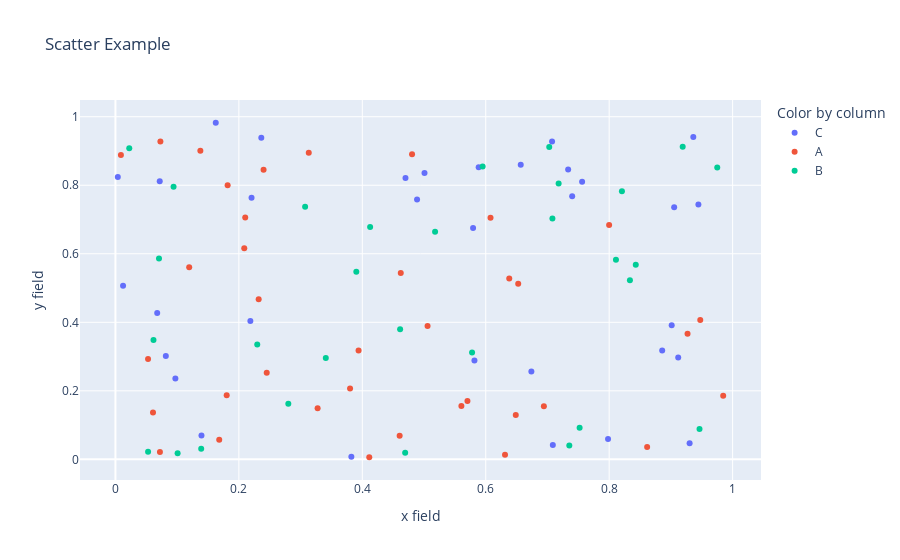

The notebook cell this image was saved under:
### Markdown cell above
#### 산점도 Scatter Plot : 두 변수의 관계를 점으로 표시하고 추가로 범주에 따라 색상 지정. 주로 두 변수 간의 관계를 시각적으로 파악하기위해 그림.
- 관계 분석
- 패턴 및 경향성 파악
- 이상치 탐지
- 탐색적 데이터분석

### Code cell
# 산점도 생성: px.scatter를 사용하여 두 변수 간의 관계를 시각화
# Create a scatter plot: visualize relationship between two variables using px.scatter

import plotly.express as px  # Plotly의 간단한 시각화 인터페이스 모듈 불러오기
# Import the Plotly Express module for quick and easy plotting

import pandas as pd  # 데이터프레임 생성을 위한 pandas 모듈 불러오기
# Import pandas for creating and managing DataFrames

import numpy as np  # 난수 생성을 위한 numpy 모듈 불러오기
# Import numpy for generating random data

# 예시 데이터프레임 생성
# Create a sample DataFrame
df = pd.DataFrame({
    "x field" : np.random.rand(100),  # x축 값: 0~1 사이 난수 100개
    # x-axis values: 100 random numbers between 0 and 1

    "y field" : np.random.rand(100),  # y축 값: 0~1 사이 난수 100개
    # y-axis values: 100 random numbers between 0 and 1

    "Color by column" : np.random.choice(["A", "B", "C"], 100)  # A, B, C 중 랜덤 선택 100개
    # Randomly select one of "A", "B", or "C" for each row
})

# 산점도 그리기: 색상은 'Color by column' 값을 기준으로 지정
# Draw scatter plot: color is determined by the 'Color by column' field
fig = px.scatter(df, x="x field", y="y field", color="Color by column", title="Scatter Example")

# 시각화 결과 출력
# Show the visualization result
fig.show()

### Figure 1 — Plotly figure (JSON) as saved in the notebook; plotly's stock layout.template omitted (floating-point values rounded to 4 significant figures)
{"data": [{"hovertemplate": "Color by column=C<br>x field=%{x}<br>y field=%{y}<extra></extra>", "legendgroup": "C", "marker": {"color": "#636efa", "symbol": "circle"}, "mode": "markers", "name": "C", "orientation": "v", "showlegend": true, "type": "scatter", "x": [0.3823, 0.5886, 0.8859, 0.5795, 0.6739, 0.9013, 0.003839, 0.9363, 0.9119, 0.1394, 0.01236, 0.47, 0.06767, 0.08167, 0.5008, 0.9303, 0.2205, 0.1626, 0.2363, 0.9446, 0.4887, 0.7561, 0.09715, 0.7982, 0.6567, 0.7075, 0.7401, 0.2186, 0.07176, 0.7335, 0.7087, 0.5817, 0.9053], "xaxis": "x", "y": [0.007869, 0.8525, 0.3175, 0.6749, 0.2565, 0.3917, 0.8238, 0.941, 0.2974, 0.06965, 0.5067, 0.8209, 0.427, 0.3015, 0.8361, 0.04696, 0.7637, 0.9824, 0.939, 0.744, 0.7583, 0.8105, 0.2361, 0.05927, 0.8602, 0.9276, 0.7677, 0.4035, 0.8114, 0.846, 0.04169, 0.2883, 0.7359], "yaxis": "y"}, {"hovertemplate": "Color by column=A<br>x field=%{x}<br>y field=%{y}<extra></extra>", "legendgroup": "A", "marker": {"color": "#EF553B", "symbol": "circle"}, "mode": "markers", "name": "A", "orientation": "v", "showlegend": true, "type": "scatter", "x": [0.06086, 0.1818, 0.1803, 0.1195, 0.07286, 0.2087, 0.5606, 0.2321, 0.1376, 0.9848, 0.7999, 0.008871, 0.4113, 0.6312, 0.4605, 0.07211, 0.1682, 0.6487, 0.927, 0.9476, 0.2451, 0.6078, 0.6381, 0.5704, 0.3133, 0.3939, 0.4623, 0.6526, 0.5057, 0.3801, 0.8615, 0.4806, 0.24, 0.05285, 0.2103, 0.3276, 0.6942], "xaxis": "x", "y": [0.1371, 0.7998, 0.1868, 0.5604, 0.9277, 0.6159, 0.1559, 0.4672, 0.9008, 0.1855, 0.6843, 0.8886, 0.006136, 0.01327, 0.06894, 0.02181, 0.05746, 0.1291, 0.3665, 0.4065, 0.2528, 0.7052, 0.528, 0.1703, 0.8949, 0.3179, 0.5436, 0.5128, 0.3892, 0.2068, 0.03622, 0.8905, 0.8452, 0.2932, 0.7056, 0.1488, 0.1549], "yaxis": "y"}, {"hovertemplate": "Color by column=B<br>x field=%{x}<br>y field=%{y}<extra></extra>", "legendgroup": "B", "marker": {"color": "#00cc96", "symbol": "circle"}, "mode": "markers", "name": "B", "orientation": "v", "showlegend": true, "type": "scatter", "x": [0.7029, 0.595, 0.02241, 0.3408, 0.9751, 0.8431, 0.5779, 0.3903, 0.8336, 0.7521, 0.139, 0.07059, 0.811, 0.5179, 0.9464, 0.8207, 0.4694, 0.09419, 0.708, 0.05291, 0.4613, 0.1008, 0.7181, 0.4127, 0.2801, 0.7354, 0.3073, 0.06166, 0.9191, 0.2298], "xaxis": "x", "y": [0.9115, 0.8546, 0.9082, 0.2958, 0.8521, 0.5683, 0.3117, 0.5472, 0.5231, 0.09188, 0.03082, 0.5865, 0.5824, 0.6645, 0.08877, 0.7822, 0.01933, 0.7955, 0.7028, 0.02219, 0.3799, 0.01815, 0.8052, 0.6778, 0.1624, 0.04023, 0.7371, 0.3483, 0.9126, 0.3354], "yaxis": "y"}], "layout": {"legend": {"title": {"text": "Color by column"}, "tracegroupgap": 0}, "title": {"text": "Scatter Example"}, "xaxis": {"anchor": "y", "domain": [0, 1], "title": {"text": "x field"}}, "yaxis": {"anchor": "x", "domain": [0, 1], "title": {"text": "y field"}}}}
